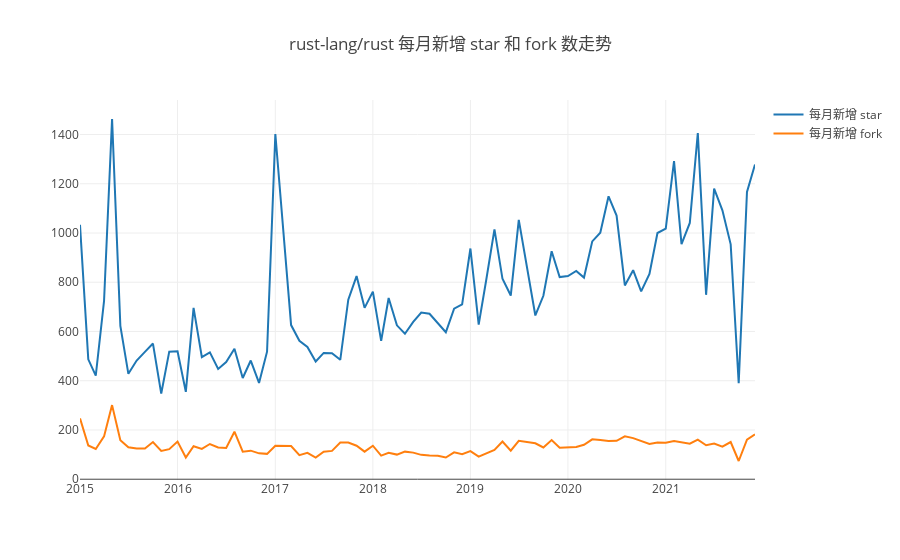

Notebook source saved alongside this figure:
### Code cell
console.log("任务1");
query(`
    select distinct yearmonth, type1, type2, cnt1, cnt2 from 
    (select toYear(created_at)*100+toMonth(created_at) as yearmonth, type as type1, count(1) as cnt1
    from github_log.events
    where repo_id=${repo_id} and type = 'WatchEvent' and toYear(created_at) < 2022
    group by (yearmonth, type)
    order by yearmonth) ta,
    (select toYear(created_at)*100+toMonth(created_at) as yearmonth, type as type2, count(1) as cnt2
    from github_log.events
    where repo_id=${repo_id} and type = 'ForkEvent' and toYear(created_at) < 2022
    group by (yearmonth, type)
    order by yearmonth) tb where ta.yearmonth = tb.yearmonth
    `
).then(data => {
    var date = [], watch_event = [], star_event = [], watch_cnt = [], star_cnt = [];
    data.map((row) => {
            year_month = Math.round(row.yearmonth/100) + '-' + (row.yearmonth%100);
            date.push(year_month);
            watch_event.push(row.type1);
            watch_cnt.push(row.cnt1);
            star_event.push(row.type2);
            star_cnt.push(row.cnt2); 
    });
    openDigger.render.plotly([{x:date, y:watch_cnt, name: "每月新增 star"}, 
                              {x:date, y:star_cnt, name: "每月新增 fork"}], 
                             {title: 'rust-lang/rust 每月新增 star 和 fork 数走势'});
    function Fork(date,watch_cnt,star_cnt){
    this.date = date;
    this.watch_cnt = watch_cnt;
    this.star_cnt = star_cnt;
    }
    var fork = [];
    for(var i = 0; i < date.length; i++){
        var tmp = new Fork(date[i],watch_cnt[i],star_cnt[i]);
        fork.push(tmp);
    }
    console.table(fork);
});

### Figure 1 — Plotly figure (JSON) as saved in the notebook; plotly's stock layout.template omitted (floating-point values rounded to 4 significant figures)
{"data": [{"name": "每月新增 star", "x": ["2015-1", "2015-2", "2015-3", "2015-4", "2015-5", "2015-6", "2015-7", "2015-8", "2015-9", "2015-10", "2015-11", "2015-12", "2016-1", "2016-2", "2016-3", "2016-4", "2016-5", "2016-6", "2016-7", "2016-8", "2016-9", "2016-10", "2016-11", "2016-12", "2017-1", "2017-2", "2017-3", "2017-4", "2017-5", "2017-6", "2017-7", "2017-8", "2017-9", "2017-10", "2017-11", "2017-12", "2018-1", "2018-2", "2018-3", "2018-4", "2018-5", "2018-6", "2018-7", "2018-8", "2018-9", "2018-10", "2018-11", "2018-12", "2019-1", "2019-2", "2019-3", "2019-4", "2019-5", "2019-6", "2019-7", "2019-8", "2019-9", "2019-10", "2019-11", "2019-12", "2020-1", "2020-2", "2020-3", "2020-4", "2020-5", "2020-6", "2020-7", "2020-8", "2020-9", "2020-10", "2020-11", "2020-12", "2021-1", "2021-2", "2021-3", "2021-4", "2021-5", "2021-6", "2021-7", "2021-8", "2021-9", "2021-10", "2021-11", "2021-12"], "y": ["1033", "487", "421", "724", "1463", "623", "428", "482", "517", "551", "348", "518", "520", "355", "696", "496", "515", "448", "476", "530", "411", "482", "391", "518", "1402", "978", "626", "562", "537", "478", "513", "512", "485", "729", "825", "696", "762", "562", "736", "625", "591", "639", "677", "672", "633", "597", "693", "710", "937", "628", "808", "1015", "814", "746", "1053", "867", "665", "745", "926", "821", "825", "846", "819", "966", "1001", "1149", "1071", "787", "849", "763", "834", "1000", "1018", "1292", "955", "1041", "1406", "749", "1180", "1092", "954", "390", "1167", "1278"]}, {"name": "每月新增 fork", "x": ["2015-1", "2015-2", "2015-3", "2015-4", "2015-5", "2015-6", "2015-7", "2015-8", "2015-9", "2015-10", "2015-11", "2015-12", "2016-1", "2016-2", "2016-3", "2016-4", "2016-5", "2016-6", "2016-7", "2016-8", "2016-9", "2016-10", "2016-11", "2016-12", "2017-1", "2017-2", "2017-3", "2017-4", "2017-5", "2017-6", "2017-7", "2017-8", "2017-9", "2017-10", "2017-11", "2017-12", "2018-1", "2018-2", "2018-3", "2018-4", "2018-5", "2018-6", "2018-7", "2018-8", "2018-9", "2018-10", "2018-11", "2018-12", "2019-1", "2019-2", "2019-3", "2019-4", "2019-5", "2019-6", "2019-7", "2019-8", "2019-9", "2019-10", "2019-11", "2019-12", "2020-1", "2020-2", "2020-3", "2020-4", "2020-5", "2020-6", "2020-7", "2020-8", "2020-9", "2020-10", "2020-11", "2020-12", "2021-1", "2021-2", "2021-3", "2021-4", "2021-5", "2021-6", "2021-7", "2021-8", "2021-9", "2021-10", "2021-11", "2021-12"], "y": ["247", "137", "123", "174", "301", "158", "130", "125", "125", "151", "115", "122", "153", "88", "134", "123", "143", "129", "127", "193", "112", "116", "105", "103", "136", "134", "135", "98", "107", "88", "112", "115", "149", "149", "136", "112", "136", "96", "107", "100", "112", "108", "99", "96", "95", "88", "109", "102", "114", "92", "104", "119", "153", "116", "156", "151", "146", "129", "159", "128", "128", "131", "140", "162", "159", "155", "156", "174", "167", "156", "143", "149", "148", "155", "150", "144", "161", "138", "145", "132", "151", "74", "161", "182"]}], "layout": {"autosize": true, "title": {"text": "rust-lang/rust 每月新增 star 和 fork 数走势"}, "xaxis": {"autorange": true, "range": ["2015-01-01", "2021-12-01"], "type": "date"}, "yaxis": {"autorange": true, "range": [-3.167, 1540.0], "type": "linear"}}}
